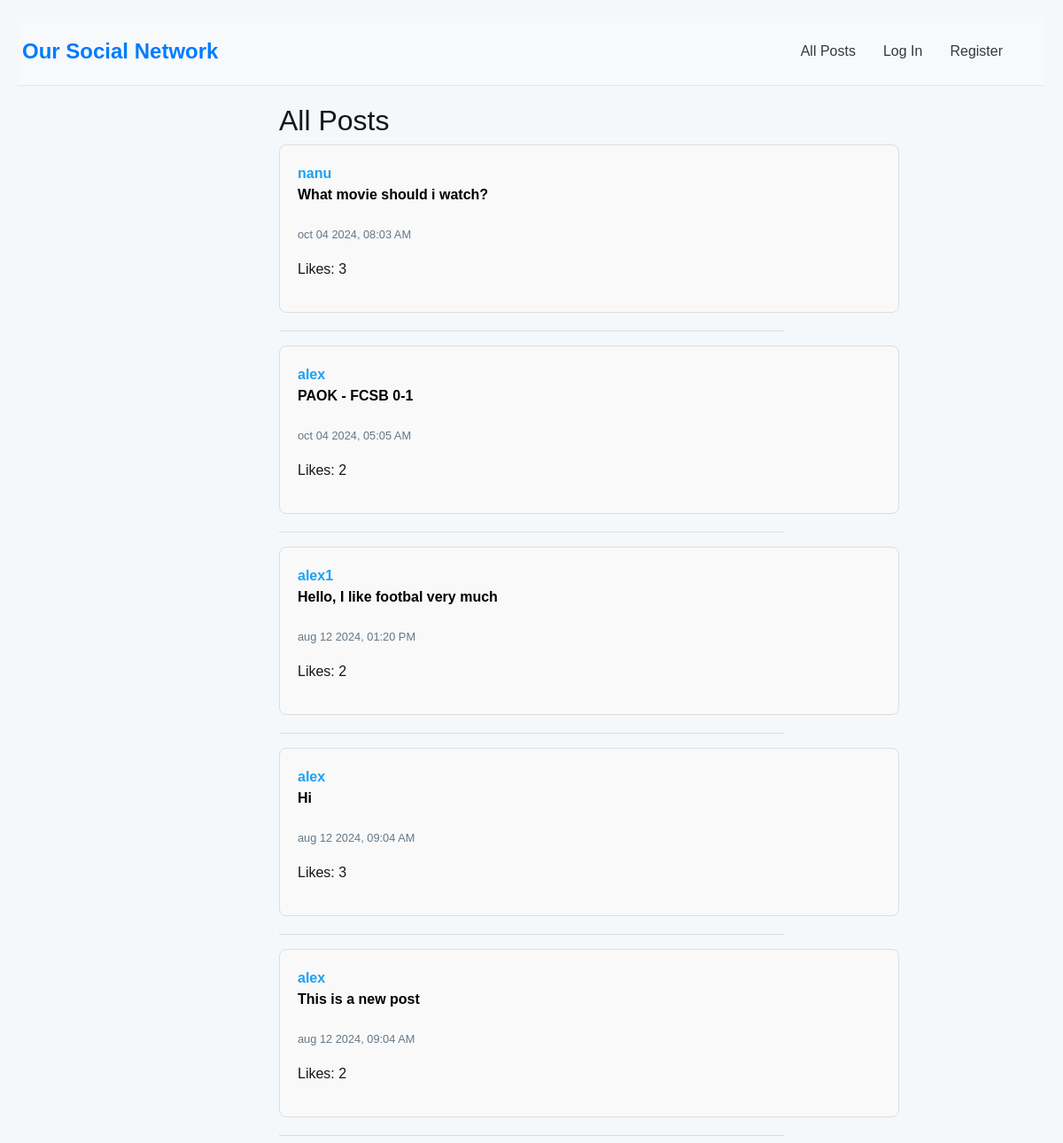
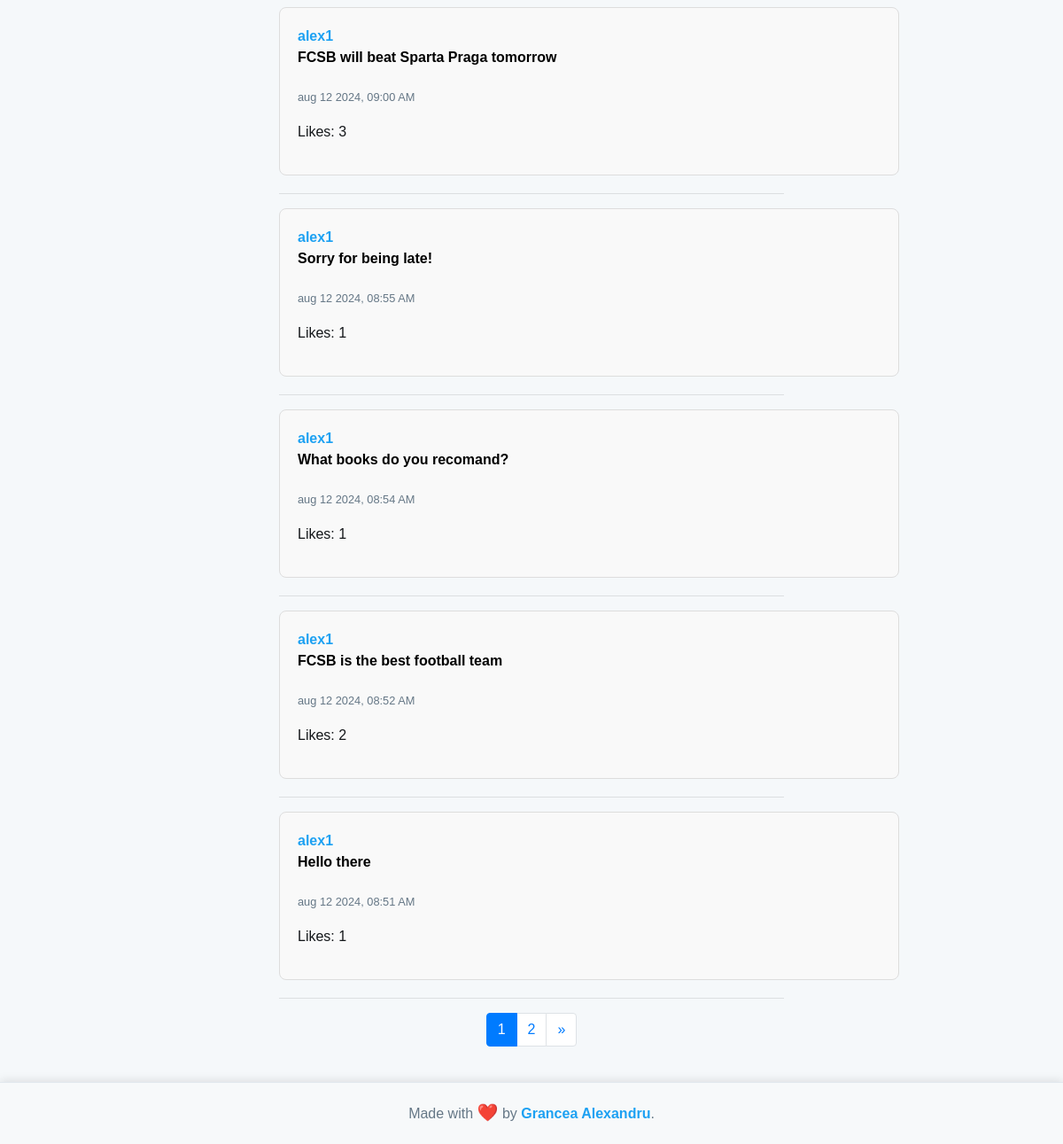
The page / on the database its author committed (2 pictures, top to bottom).
### network/models.py (models this page shows, shortened)
class Post(models.Model):
    user = models.ForeignKey(User, on_delete=models.CASCADE, related_name="posts")
    content = models.TextField(blank=True)
    timestamp = models.DateTimeField(auto_now_add=True)
    likes = models.ManyToManyField(User, related_name="liked_posts")

class User(AbstractUser):
    followers = models.ManyToManyField("self", blank=True, symmetrical=False, related_name="following")

### network/views.py (the view)
# urls.py: path("", views.index, name="index"),
def index(request):
    posts = Post.objects.all().order_by('-timestamp')
    paginator = Paginator(posts, 10)
    page_number = request.GET.get('page')
    page_obj = paginator.get_page(page_number)
    if request.user.is_authenticated:
        suggested_users = User.objects.exclude(id__in=request.user.following.all()).exclude(id=request.user.id)
    else:
        suggested_users = None
    return render(request, 'network/index.html', {
        'page_obj': page_obj,
        'suggested_users': suggested_users
    })

### network/templates/network/index.html (shortened to what this page needs)
{% extends "network/layout.html" %}
{% block body %}
    <h2>All Posts</h2>
    {% for post in page_obj %}
        <div class="post" id="post-{{ post.id }}">
            <a href="{% url 'profile' post.user.username %}">{{ post.user }}</a>
            <p class="post-content">{{ post.content }}</p>
            <p><small>{{ post.timestamp|date:"b d Y, h:i A" }}</small></p>
            <p class="likes-count">Likes: {{ post.likes.count }}</p>
        </div>
        <hr>
    {% endfor %}
    <nav aria-label="Page navigation">
        <ul class="pagination justify-content-center">
            {% for num in page_obj.paginator.page_range %}
                <li class="page-item {% if page_obj.number == num %}active{% endif %}">
                    <a class="page-link" href="?page={{ num }}">{{ num }}</a>
                </li>
            {% endfor %}
            {% if page_obj.has_next %}
                <li class="page-item">
                    <a class="page-link" href="?page={{ page_obj.next_page_number }}" aria-label="Next">
                        <span aria-hidden="true">&raquo;</span>
                    </a>
                </li>
            {% endif %}
        </ul>
    </nav>
{% endblock %}

### network/static/network/styles.css (style rules this page uses)
body { font-family: 'Arial', sans-serif; background-color: #f5f8fa; color: #14171a; margin: 0; padding: 0; }
html, body { height: 100%; margin: 0; display: flex; flex-direction: column; }
.post { background-color: #ffffff; border: 1px solid #e1e8ed; border-radius: 8px; padding: 15px; margin-bottom: 15px; width: 700px; }
.post a { color: #1da1f2; font-weight: bold; text-decoration: none; }
.post p { font-size: 1rem; line-height: 1.5; }
.post small { color: #657786; }
a { color: #1da1f2; }
.post { padding: 20px; margin-bottom: 20px; background-color: #f9f9f9; border: 1px solid #ddd; border-radius: 8px; position: relative; }
.post-content { font-size: 1.5em; line-height: 1.8; margin-bottom: 20px; color: #000; font-weight: bold; }

### rows shown on the page
Post: user "nanu", content "What movie should i watch?", timestamp "oct 04 2024, 08:03 AM", likes.count "3"
Post: user "alex", content "PAOK - FCSB 0-1", timestamp "oct 04 2024, 05:05 AM", likes.count "2"
Post: user "alex1", content "Hello, I like footbal very much", timestamp "aug 12 2024, 01:20 PM", likes.count "2"
Post: user "alex", content "Hi", timestamp "aug 12 2024, 09:04 AM", likes.count "3"
Post: user "alex", content "This is a new post", timestamp "aug 12 2024, 09:04 AM", likes.count "2"
Post: user "alex1", content "FCSB will beat Sparta Praga tomorrow", timestamp "aug 12 2024, 09:00 AM", likes.count "3"
Post: user "alex1", content "Sorry for being late!", timestamp "aug 12 2024, 08:55 AM", likes.count "1"
Post: user "alex1", content "What books do you recomand?", timestamp "aug 12 2024, 08:54 AM", likes.count "1"
Post: user "alex1", content "FCSB is the best football team", timestamp "aug 12 2024, 08:52 AM", likes.count "2"
Post: user "alex1", content "Hello there", timestamp "aug 12 2024, 08:51 AM", likes.count "1"

### other values the page prints
{{ num }} "1" "2"
